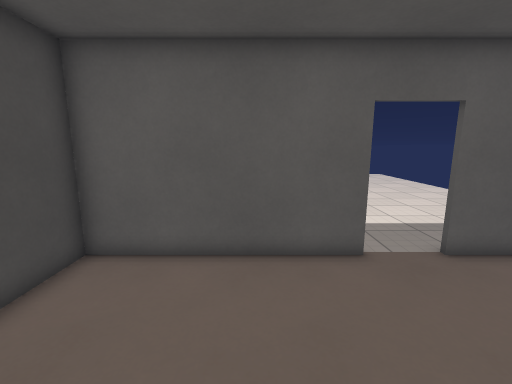
view 1 (above)

17 first-person views from a walk through a 3-D level made in the Godot game engine. The camera is 1.5 m above the floor, tilts 10° down and sees 90° across. Doors that lead somewhere are drawn open, without their leaves. The floor is counted in squares, 0.5 m on a side. Each view is taken from the middle of a square. On the plan, view 1 faces up. The plan holds only what a view shows up to about 19 squares ahead; the rest is blank. The place goes on beyond the plan. Surface patterns are stand-ins for the level's own textures.

view 2
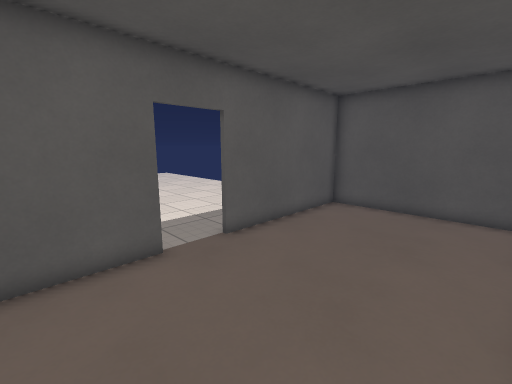

view 3
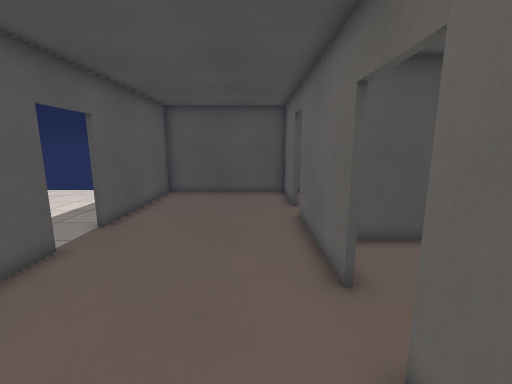

view 4
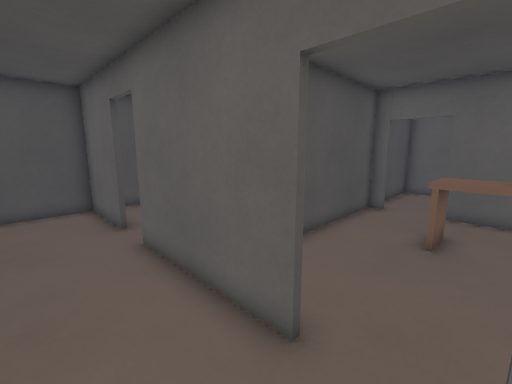

view 5
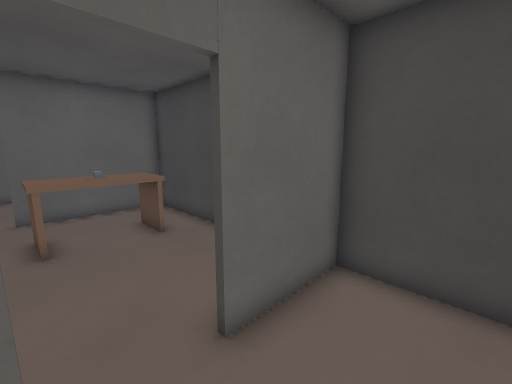

view 6
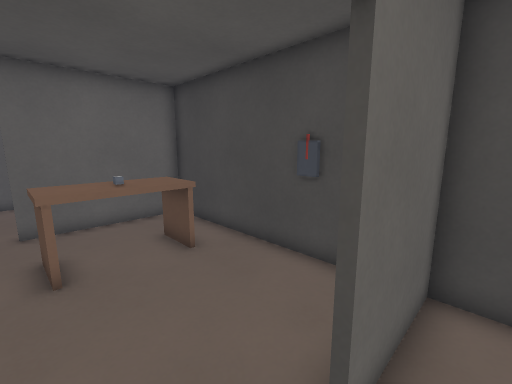

view 7
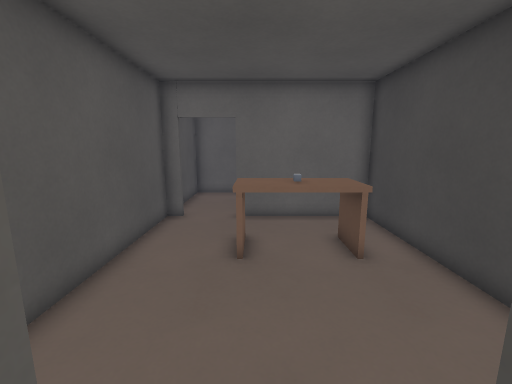

view 8
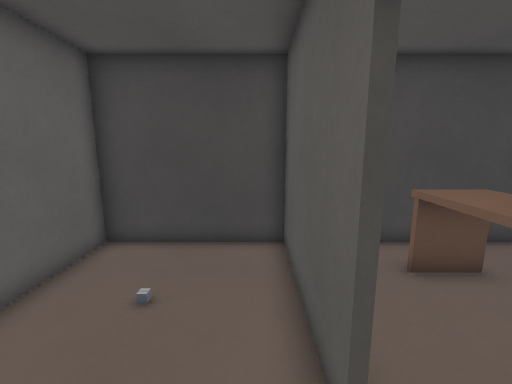

view 9
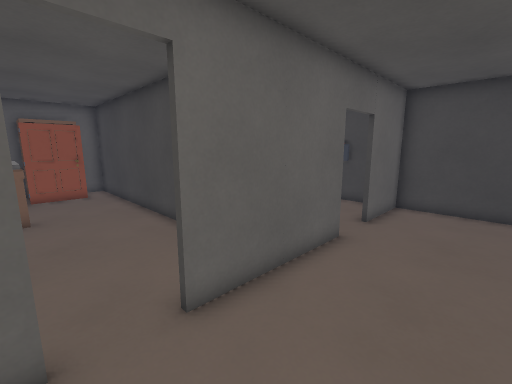

view 10
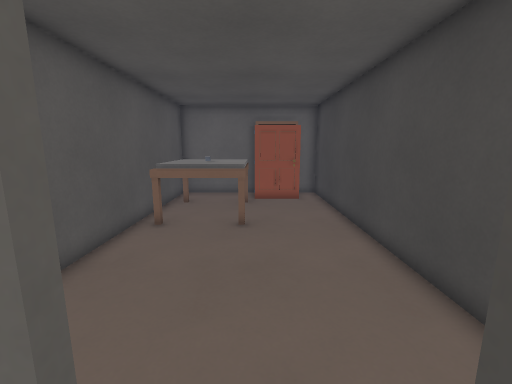

view 11
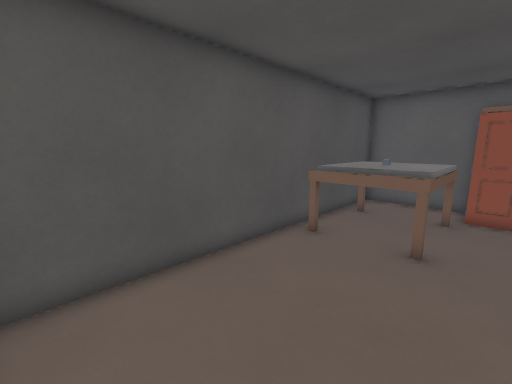

view 12
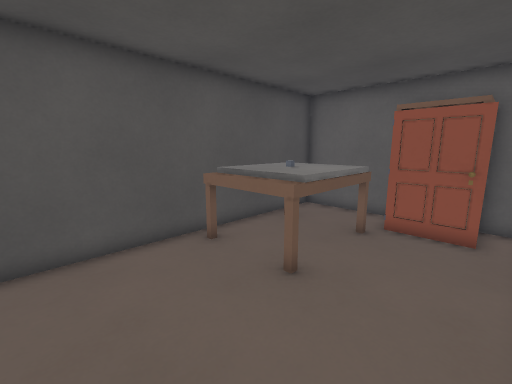

view 13
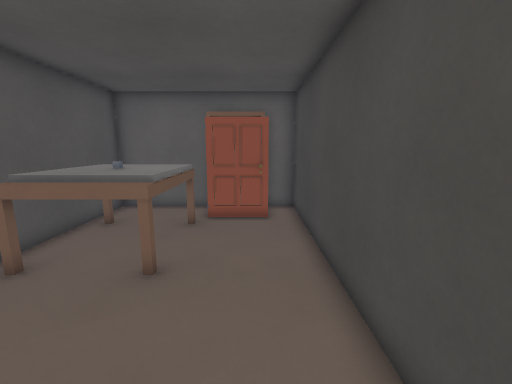

view 14
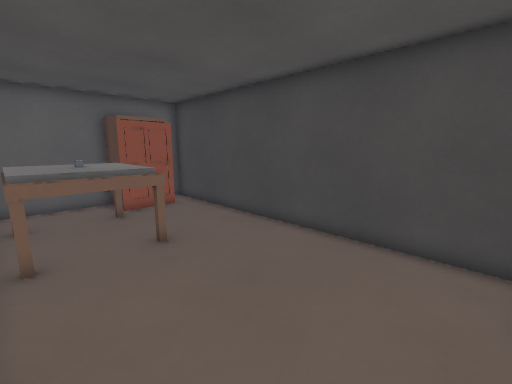

view 15
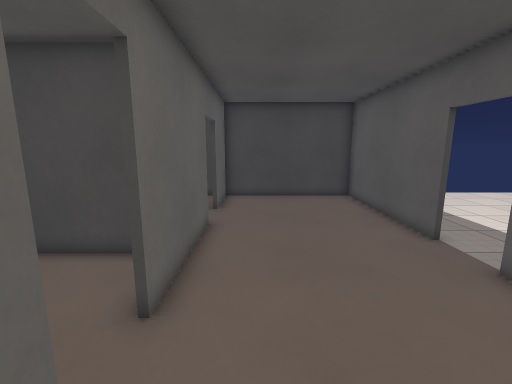

view 16
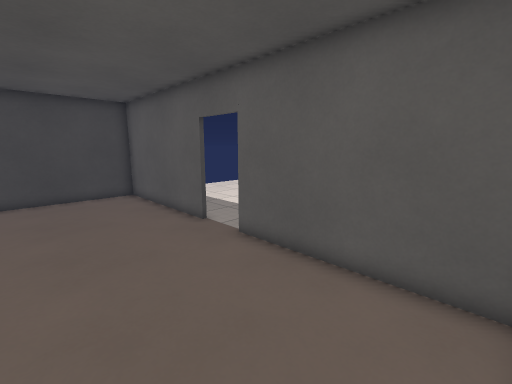

view 17
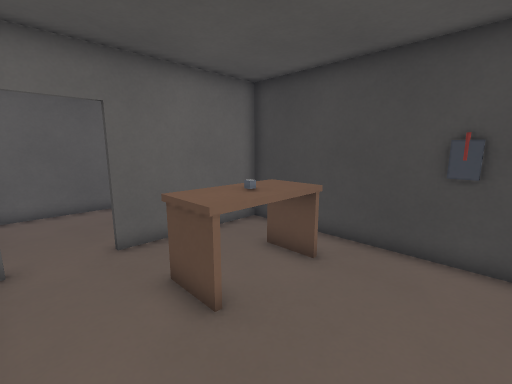

### Floor plan
Ten units are one square. View 1 is at (0, 0); x grows to the right and y downward. Boxes are objects, and circles mark ways between rooms. Rooms are numbered by the first view taken in them; rooms with no view inside come last. Other rooms are left out.
<svg viewBox="-54 -75 187 249">
<path fill="none" stroke="#000" d="M31 -68 -48 -68 -48 9 -11 9M10 9 70 9M89 9 128 9 128 -68 52 -68M9 111 -49 111M-48 111 -48 168 41 168M39 169 39 131M80 168 128 168 128 16M41 16 41 169M41 168 56 168M-48 16 -48 111M-49 109 9 109M31 109 39 109 39 22"/>
<rect x="55" y="145" width="30" height="20" fill="#bbb"><title>closet</title></rect>
<rect x="75" y="95" width="50" height="50" fill="#bbb"><title>bed</title></rect>
<rect x="-35" y="55" width="50" height="30" fill="#bbb"><title>desk</title></rect>
<circle cx="75" cy="10" r="3" fill="#2a7"/>
<circle cx="0" cy="10" r="3" fill="#2a7"/>
<circle cx="20" cy="110" r="3" fill="#2a7"/>
<text x="40" y="-30">1</text>
<text x="-10" y="140">2</text>
<text x="90" y="90">3</text>
<text x="-10" y="60">4</text>
</svg>
Room 1 opens to room 3. Room 1 opens to room 4. Room 2 opens to room 4.

Where each view was taken, in squares from view 1:
view 1: 0 up, 0 right, facing up
view 2: 0 up, 0 right, facing up-right
view 3: 1 up, 4 left, facing right
view 4: 2 up, 1 left, facing down-right
view 5: 2 up, 1 right, facing down-left
view 6: 0 up, 1 right, facing down-left
view 7: 0 up, 0 right, facing down
view 8: 12 down, 3 right, facing left
view 9: 3 up, 9 right, facing down-left
view 10: 0 up, 8 right, facing down
view 11: 2 down, 7 right, facing down-right
view 12: 5 down, 5 right, facing down-right
view 13: 4 down, 6 right, facing down
view 14: 2 down, 12 right, facing down-left
view 15: 1 up, 11 right, facing left
view 16: 1 up, 12 right, facing up-left
view 17: 3 down, 3 right, facing down-left
